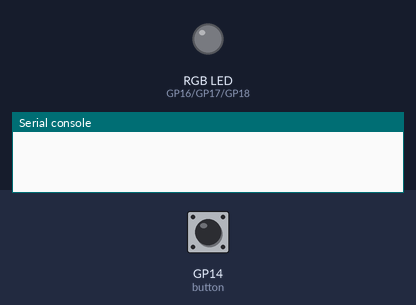
Bench run of a program on a simulated Raspberry Pi Pico running MicroPython. Parts: an RGB LED mixed from three pins (HIGH = lit), the last lines printed to the serial console. The inputs (shaded band) are chosen by the test bench; at power-on: GP14 (button) HIGH. Dim RGB values are drawn brighter than linear; random numbers come from a fixed seed.

Above: at 1.2 s.
1.3 s: GP14 (button) pulled LOW for 0.15 s
At 1.7 s:
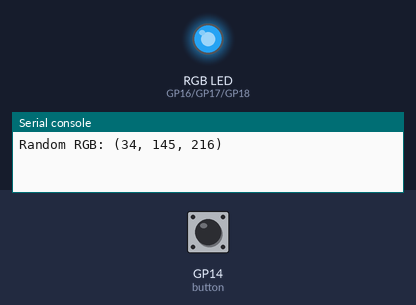
2.9 s: GP14 (button) pulled LOW for 1 s
At 4.1 s:
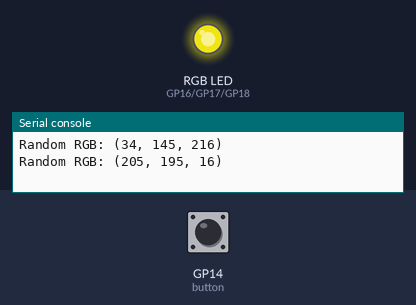
5.4 s: GP14 (button) pulled LOW for 0.15 s
At 6.0 s:
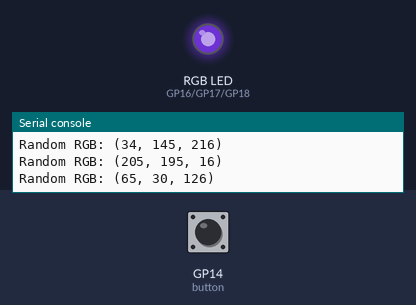
7.0 s: GP14 (button) pulled LOW for 3.2 s
At 8.4 s:
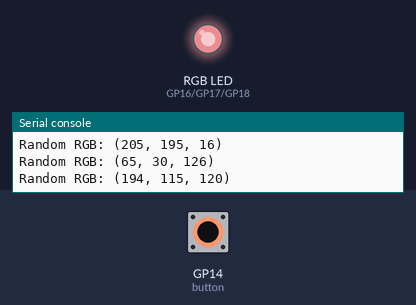
11.7 s: GP14 (button) pulled LOW for 0.15 s
At 12.9 s:
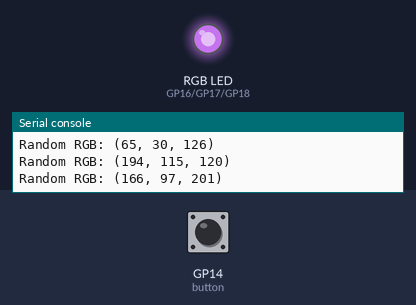
13.3 s: GP14 (button) pulled LOW for 1 s
At 14.2 s:
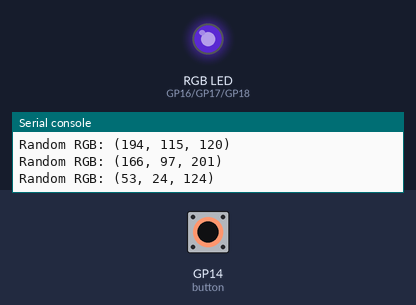
Timing chart, 0 to 16.3 s (numbered marks = the images above; inputs shaded):
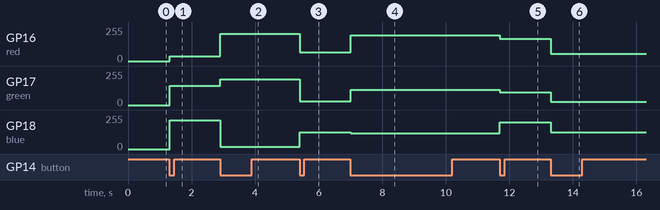

Measured:
- after the input at 1.3 s, GP16 (red): 0/255 → 34/255 at once; GP17 (green): 0/255 → 145/255 at once; GP18 (blue): 0/255 → 216/255 at once
- after the input at 2.9 s, GP16 (red): 34/255 → 205/255 at once; GP17 (green): 145/255 → 195/255 at once; GP18 (blue): 216/255 → 16/255 at once
- after the input at 5.4 s, GP16 (red): 205/255 → 65/255 at once; GP17 (green): 195/255 → 30/255 at once; GP18 (blue): 16/255 → 126/255 at once
- after the input at 7.0 s, GP16 (red): 65/255 → 194/255 at once; GP17 (green): 30/255 → 115/255 at once; GP18 (blue): 126/255 → 120/255 at once
- after the input at 11.7 s, GP16 (red): 194/255 → 166/255 at once; GP17 (green): 115/255 → 97/255 at once; GP18 (blue): 120/255 → 201/255 at once
- after the input at 13.3 s, GP16 (red): 166/255 → 53/255 at once; GP17 (green): 97/255 → 24/255 at once; GP18 (blue): 201/255 → 124/255 at once

The program:

rgb.py
```python
from machine import Pin, PWM
import time
import urandom  # MicroPython's random module

# Setup button
button = Pin(14, Pin.IN, Pin.PULL_UP)

# Setup PWM for RGB LED pins
red = PWM(Pin(16))
green = PWM(Pin(17))
blue = PWM(Pin(18))

# Configure PWM frequency (typical 1000 Hz)
for pwm_pin in (red, green, blue):
    pwm_pin.freq(1000)

debounce_time = 200  # ms
last_press_time = 0

def set_color(r, g, b):
    # r, g, b expected in 0-255 range
    # Convert 0-255 to 0-65535 for PWM duty cycle (16-bit resolution)
    red.duty_u16(int(r * 65535 / 255))
    green.duty_u16(int(g * 65535 / 255))
    blue.duty_u16(int(b * 65535 / 255))

while True:
    current_time = time.ticks_ms()

    if button.value() == 0:
        if time.ticks_diff(current_time, last_press_time) > debounce_time:
            # Generate random RGB values 0-255
            r = urandom.getrandbits(8)
            g = urandom.getrandbits(8)
            b = urandom.getrandbits(8)

            # Set LED color
            set_color(r, g, b)

            # Print RGB values
            print(f"Random RGB: ({r}, {g}, {b})")

            last_press_time = current_time

            # Wait for button release to avoid multiple triggers
            while button.value() == 0:
                time.sleep(0.01)

    time.sleep(0.01)
```
